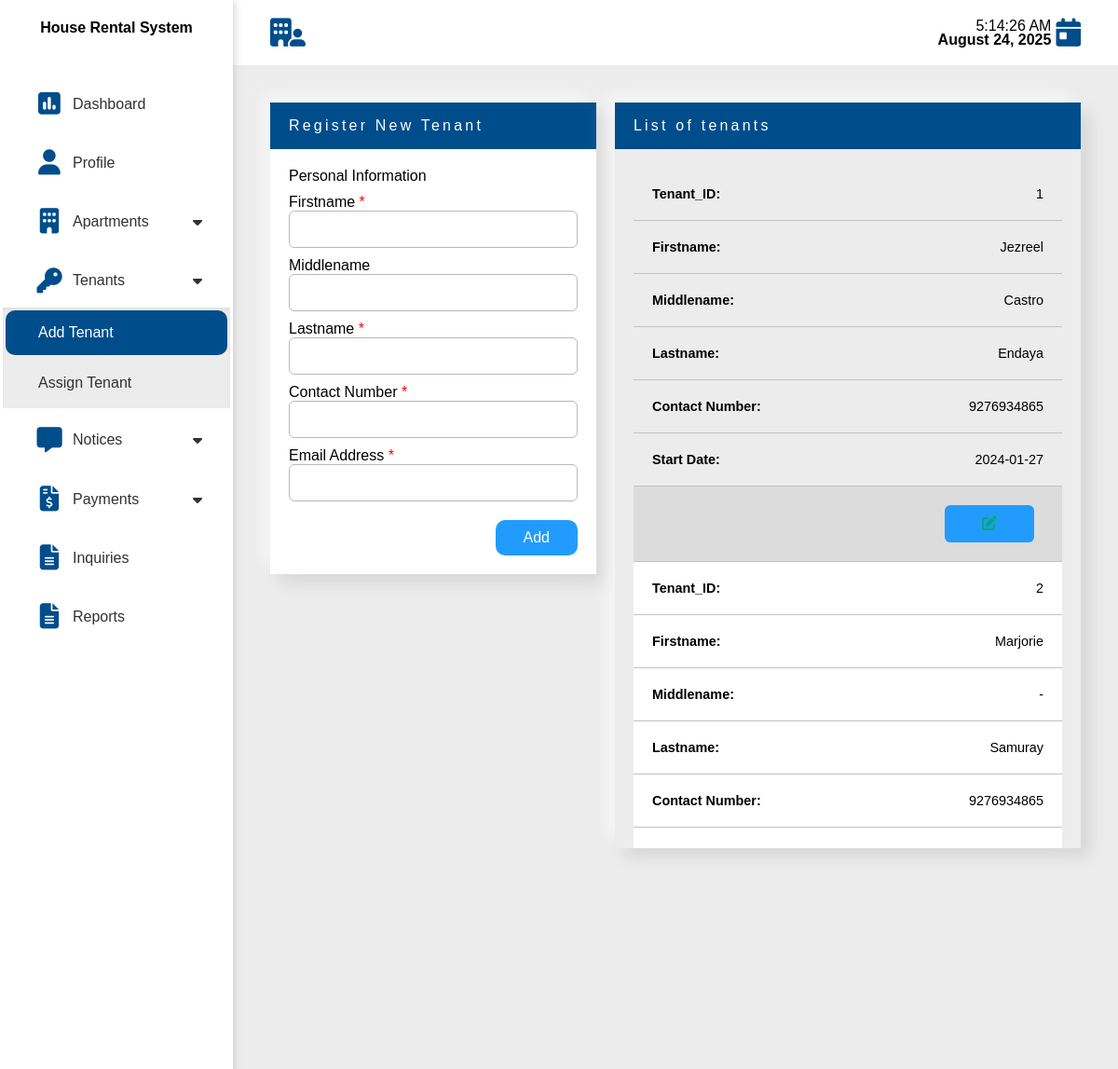
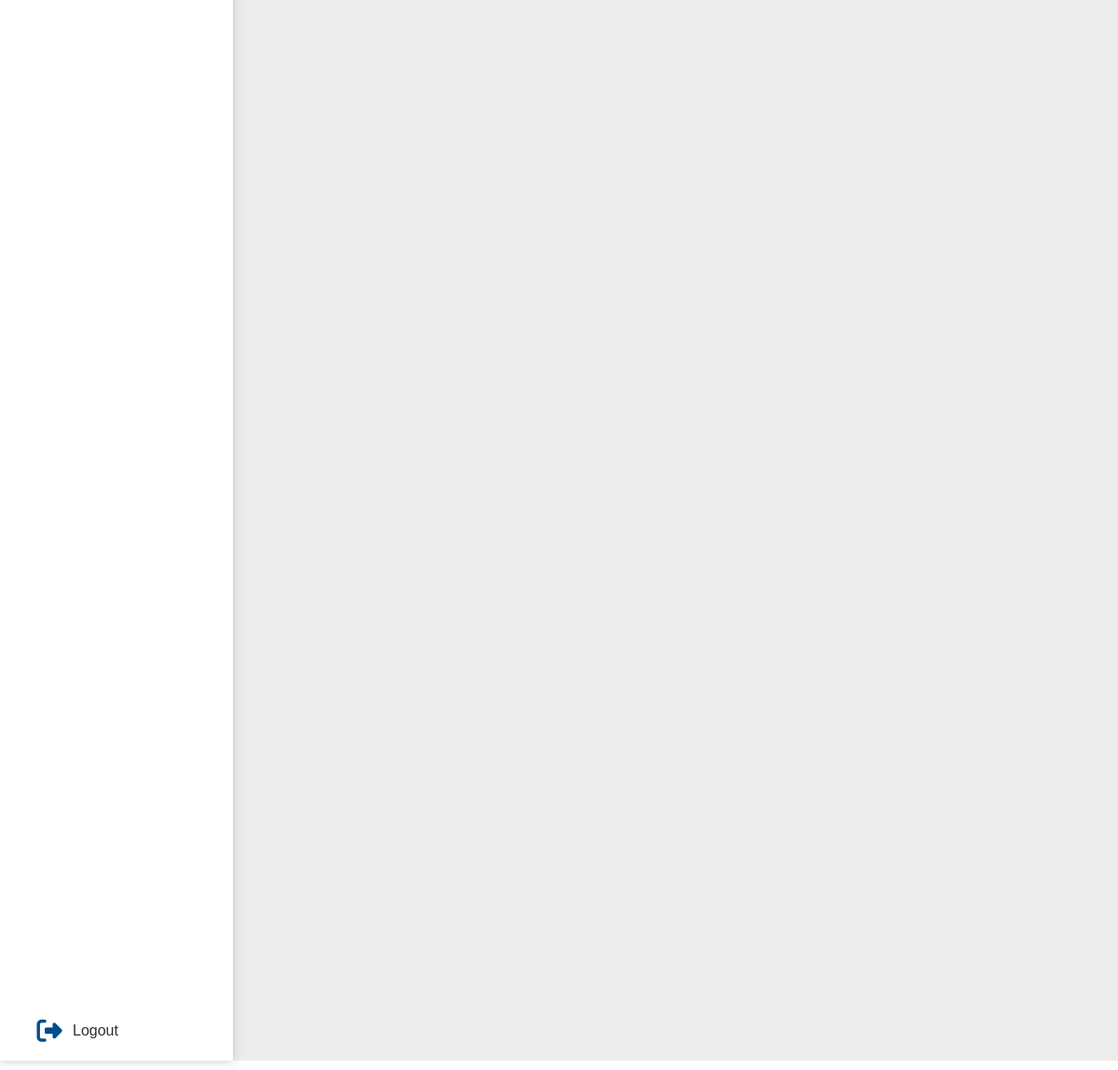
The page /landlord/tenant.php (signed in) on the database its author committed (2 pictures, top to bottom).
### tables this page shows
CREATE TABLE `tbltenant` (
  `Tenant_ID` int(11) NOT NULL,
  `Owner_ID` int(11) NOT NULL,
  `Firstname` varchar(55) NOT NULL,
  `Middlename` varchar(55) NOT NULL,
  `Lastname` varchar(55) NOT NULL,
  `Email_Address` varchar(55) NOT NULL,
  `Password` varchar(55) NOT NULL,
  `Contact_Number` bigint(11) NOT NULL,
  `Start_Date` date NOT NULL,
  `End_Date` date NOT NULL
);

### include/fetch-id.php (called while the page is built, shortened)
<?php
if (isset($_SESSION['User_ID'])) {
    $id = $_SESSION['User_ID'];
    $owneridquery = "SELECT * from tblowners where User_ID='$id'";
    $owneridresult = $con->query($owneridquery) or die($con->error);
    $owneridrow = $owneridresult->fetch_assoc();
    @$ownerid = $owneridrow['Owner_ID'];
    $tenantquery = "SELECT * from tbltenant where Owner_ID='$ownerid'";
    $tenantresult = $con->query($tenantquery);
    $tenantid = array();
    while($tenantrow = $tenantresult->fetch_assoc()){
        $tenantid[] = $tenantrow;
    }
} else {
    header('Location: ../login.php');
}
?>

### landlord/tenant.php (the view, shortened to what this page needs)
<?php
include_once "../connection/dbcon.php";
include_once "../include/fetch-id.php";
?>
<!DOCTYPE html>
<html lang="en">
<head>
    <link rel="stylesheet" href="css/style.css">
    <link rel="stylesheet" href="css/table.css">
    <link rel="stylesheet" href="css/input-handler.css">
    <?php include "../include/icon/fontawesome.php"; ?>
</head>
<body>
    <div class="container">
        <?php include 'include/sidebar.php' ?>
        <main>
         <header>
                <i class="fa-solid fa-building-user"></i>
                <div class="time">
                    <div class="dateTime">
                        <?php
                        include "include/time.php"
                        ?>
                    </div>
                    <i class="fa-solid fa-calendar-day"></i>
                </div>
            </header>
            <div class="content">
                <div class="add-tenant add-maincontent">
                    <div class="heading">
                        <p>Register New Tenant</p>
                    </div>
                    <div class="body">
                        <form action="php/tenant.php" method="POST">
                            <div class="personal-info">
                                <div class="header">
                                    <p>Personal Information</p>
                                </div>
                                <div class="info-content">
                                    <div class="input-handler">
                                        <label for="fname">Firstname <span>*</span></label>
                                        <input name="fname" type="text">
                                    </div>
                                    <div class="input-handler">
                                        <label for="mname">Middlename</label>
                                        <input name="mname" type="text">
                                    </div>
                                    <div class="input-handler">
                                        <label for="lname">Lastname <span>*</span></label>
                                        <input name="lname" type="text">
                                    </div>
                                    <div class="input-handler">
                                        <label for="cnum">Contact Number <span>*</span></label>
                                        <input name="cnum" type="tel">
                                    </div>
                                    <div class="input-handler">
                                        <label for="email">Email Address <span>*</span></label>
                                        <input name="email" type="tel">
                                    </div>
                                </div>
                                <div class="button-add">
                                    <button type="submit" name="submit">Add</button>
                                </div>
                            </div>
                        </form>
                    </div>
                </div>
                <div class="tenant-table all-table">
                    <div class="heading">
                        <p>List of tenants</p>
                    </div>
                    <div class="table-body">
                        <?php if($tenantresult->num_rows>0){ ?>
                        <table class="table-default">
                            <tbody>
                                <?php
                                foreach ($tenantid as $tenantids) {
                                    ?>
                                        <tr>
                                            <td data-title="Tenant_ID:"><?php echo $tenantids["Tenant_ID"] ?></td>
                                            <td data-title="Firstname:"><?php echo $tenantids["Firstname"] ?></td>
                                            <td data-title="Middlename:"><?php echo $tenantids["Middlename"] ?></td>
                                            <td data-title="Lastname:"><?php echo $tenantids["Lastname"] ?></td>
                                            <td data-title="Contact Number:"><?php echo $tenantids["Contact_Number"] ?></td>
                                            <td data-title="Start Date:"><?php echo $tenantids["Start_Date"] ?></td>
                                            <td class="action">
                                                <a href="edit_tenant.php?&tenantid=<?php echo $tenantids["Tenant_ID"] ?>" class="edit">
                                                    <i class="fa-solid fa-pen-to-square"></i>
                                                </a>
                                            </td>
                                        </tr>
                                    <?php
                                }
                                ?>
                            </tbody>
                        </table>
                        <?php }
                        else{
                            ?>
                                <div class="empty-content">
                                    <p>No Registered Tenant</p>
                                </div>
                            <?php
                        }?>
                    </div>
                </div>
            </div>
        </main>
    </div>
</body>
</html>

### landlord/css/style.css (style rules this page uses)
:root { --main-font-family: Arial, Helvetica, sans-serif; --main-color: #004d8b; --secondary-color: #229bff; --warning: rgb(255, 87, 87); --success: #04AA6D; --success-hover: #028d5a; }
.content .add-maincontent { background-color: #ececec; box-shadow: -10px -10px 15px rgba(255, 255, 255, 0.5), 10px 10px 15px rgba(70, 70, 70, 0.12); overflow: hidden; display: flex; flex-direction: column; flex: 1 0; min-width: 350px; height: 100%; }
main header { display: flex; justify-content: space-between; align-items: center; height: 70px; }
.time { display: flex; align-items: center; gap: 5px; }
.time i, header i { font-size: 1.9rem; color: var(--main-color); }
.dateTime { display: flex; flex-direction: column; align-items: end; }
.heading { background-color: var(--main-color); padding: 10px 20px; color: white; letter-spacing: 0.2rem; display: flex; justify-content: space-between; align-items: center; width: 100%; line-height: 30px; }
.add-maincontent .body { padding: 20px; background-color: white; }
.body .personal-info { display: block; width: 100%; }
.personal-info .info-content { display: grid; grid-template-columns: repeat(auto-fill,minmax(300px,1fr)); grid-gap: 10px; width: 100%; margin-top: 10px; }
.content .body { width: 100%; display: grid; grid-gap: 20px; }
.action { display: flex; justify-content: center; gap: 20px; }
.button-add button { color: white !important; }
@media only screen and (max-width: 1400px) { .all-table { max-height: 800px; overflow: auto; } }
@media only screen and (max-width: 1400px) { .table-default td { display: flex; justify-content: space-between; position: relative; border-bottom: 1px solid rgb(194, 194, 194); } }
@media only screen and (max-width: 1400px) { .table-default td::before { content: attr(data-title); font-weight: bold; } }
@media only screen and (max-width: 1400px) { .table-default td:last-child { display: flex; justify-content: flex-end; gap: 10px; width: 100%; background-color: gainsboro; } }
@media only screen and (max-width: 1400px) { .table-default td:last-child a { margin-right: 10px; line-height: 40px; padding: 0 40px; border-radius: 6px; } }
@media only screen and (max-width: 1400px) { .table-default td:last-child .edit { background-color: var(--secondary-color); text-decoration: none; } }

### landlord/css/table.css (style rules this page uses)
:root { --main-font-family: Arial, Helvetica, sans-serif }
.all-table { background-color: #ececec; box-shadow: -10px -10px 15px rgba(255, 255, 255, 0.5), 10px 10px 15px rgba(70, 70, 70, 0.12); overflow: hidden; display: flex; flex-direction: column; flex: 3; min-width: 350px; height: 100%; }
.all-table .table-body { padding: 20px; overflow: auto; }
.table-default { border-collapse: collapse; width: 100%; table-layout: fixed; }
.table-default tbody tr { text-align: center; }
.table-default tbody tr:nth-child(even) { background-color: white; }
.table-default th, .table-default td { padding: 20px; word-break: normal; }
.table-default td { font-size: .9rem; text-transform: capitalize; font-family: var(--main-font-family); }
.table-default td i { color: #04AA6D; }

### landlord/css/input-handler.css (style rules this page uses)
:root { --main-color: #004d8b; --seconday-color:#229bff; }
.input-handler { width: 100%; display: flex; flex-wrap: wrap; }
.input-handler span { color: red; }
.input-handler input, .input-handler select { padding: 0 10px; }
.input-handler input, .input-handler button, .input-handler select, .input-handler textarea { width: 100%; height: 40px; border-radius: 6px; border: none; outline: none; border: 1px solid rgb(184, 184, 184); font-family: Arial, Helvetica, sans-serif !important; }
.input-handler label { font-family: var(--main-font-family); }
.body .button-add { width: 100%; display: flex; justify-content: end; margin-top: 20px; }
.button-add button { padding: 10px 30px; border-radius: 10px; background-color: var(--seconday-color); border: none; cursor: pointer; }
a { color: black; text-decoration: none; }

### rows shown on the page
tbltenant: Tenant_ID "1", Firstname "Jezreel", Middlename "Castro", Lastname "Endaya", Contact_Number "9276934865", Start_Date "2024-01-27"
tbltenant: Tenant_ID "2", Firstname "Marjorie", Middlename "-", Lastname "Samuray", Contact_Number "9276934865"
